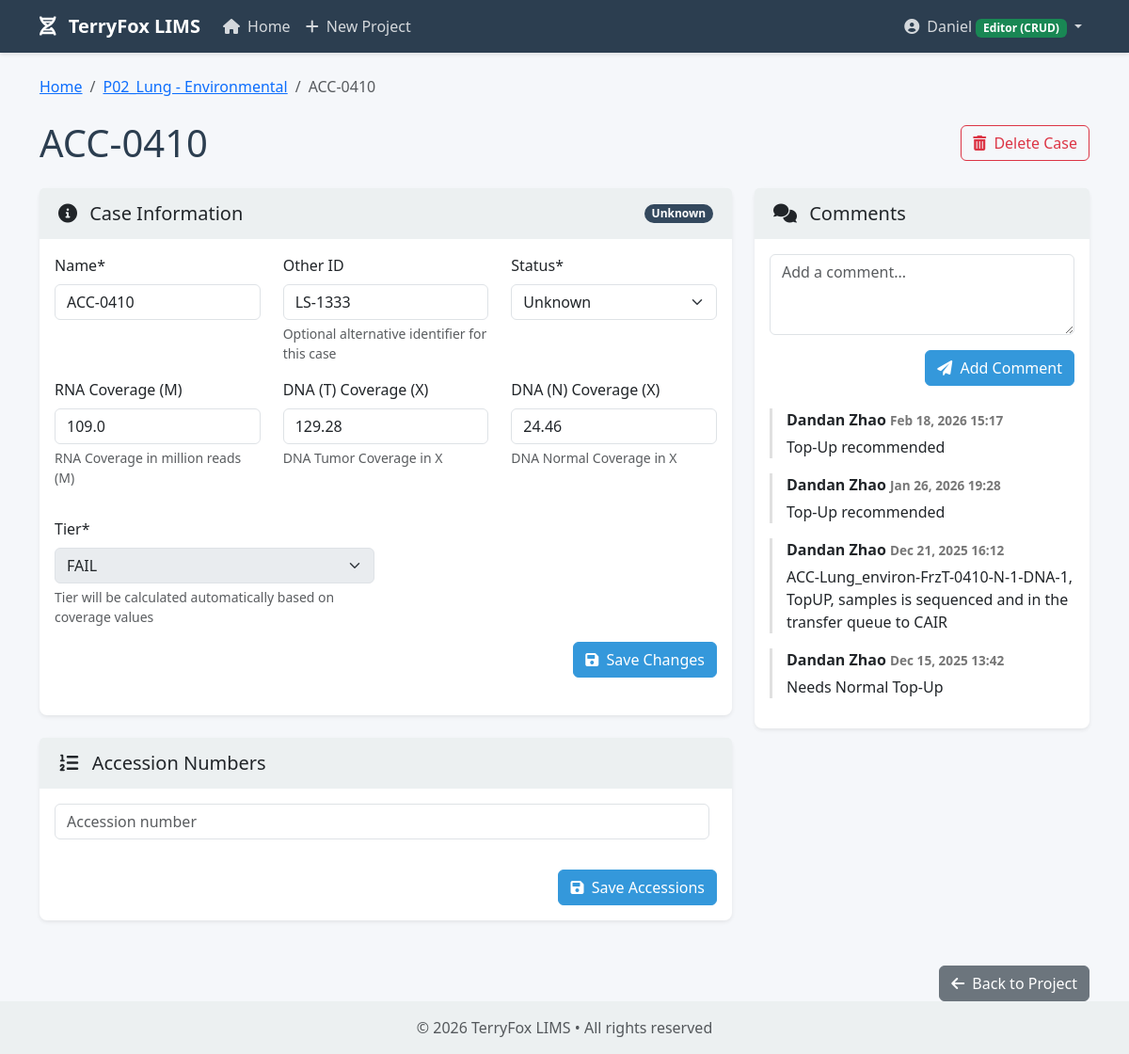
Screenshot of /cases/355/ (signed in) with the database file from the repository.
### core/models.py (models this page shows, shortened)
class Project(models.Model):
    name = models.CharField(max_length=255)
    description = models.TextField(blank=True)
    project_lead = models.ForeignKey(
        ProjectLead,
        on_delete=models.SET_NULL,
        null=True,
        blank=True,
        related_name='projects',
        verbose_name=_('Project Lead')
    )
    created_at = models.DateTimeField(auto_now_add=True)
    updated_at = models.DateTimeField(auto_now=True)
    created_by = models.ForeignKey(User, on_delete=models.CASCADE, related_name='created_projects')

class Case(models.Model):
    STATUS_CREATED = 'created'
    STATUS_RECEIVED = 'received'
    STATUS_INCOMPLETE = 'incomplete'
    STATUS_UNKNOWN = 'unknown'
    STATUS_LIBRARY_PREPPED = 'library_prepped'
    STATUS_SEQUENCED = 'sequenced'
    STATUS_TRANSFERRED = 'transferred_to_nfl'
    STATUS_BIOINFO = 'bioinfo_analysis'
    STATUS_COMPLETED = 'completed'
    STATUS_CHOICES = [
        (STATUS_CREATED, _('Created')),
        (STATUS_RECEIVED, _('Received')),
        (STATUS_INCOMPLETE, _('Incomplete')),
        (STATUS_UNKNOWN, _('Unknown')),
        (STATUS_LIBRARY_PREPPED, _('Library Prepped')),
        (STATUS_SEQUENCED, _('Sequenced')),
        (STATUS_TRANSFERRED, _('Transferred to NFL')),
        (STATUS_BIOINFO, _('Bioinfo Analysis')),
        (STATUS_COMPLETED, _('Completed')),
    ]
    TIER_A = 'A'
    TIER_B = 'B'
    TIER_FA = 'FAIL'
    TIER_CHOICES = [
        (TIER_A, _('A')),
        (TIER_B, _('B')),
        (TIER_FA, _('FAIL')),
    ]
    project = models.ForeignKey(Project, on_delete=models.CASCADE, related_name='cases')
    name = models.CharField(max_length=255)
    other_id = models.CharField(max_length=255, blank=True, null=True, verbose_name=_('Other ID'))
    status = models.CharField(max_length=50, choices=STATUS_CHOICES, default=STATUS_RECEIVED)
    rna_coverage = models.FloatField(null=True, blank=True, verbose_name=_('RNA Coverage (M)'))
    dna_t_coverage = models.FloatField(null=True, blank=True, verbose_name=_('DNA (T) Coverage (X)'))
    dna_n_coverage = models.FloatField(null=True, blank=True, verbose_name=_('DNA (N) Coverage (X)'))
    tier = models.CharField(max_length=4, choices=TIER_CHOICES, default=TIER_A)
    created_at = models.DateTimeField(auto_now_add=True)
    updated_at = models.DateTimeField(auto_now=True)

class Comment(models.Model):
    case = models.ForeignKey(Case, on_delete=models.CASCADE, related_name='comments')
    text = models.TextField()
    user = models.ForeignKey(User, on_delete=models.CASCADE)
    created_at = models.DateTimeField(auto_now_add=True)

### core/views.py (the view, shortened to what this page needs)
# urls.py: path('cases/<int:case_id>/', views.case_detail, name='case_detail'),
@login_required
def case_detail(request, case_id):
    case = get_object_or_404(Case, id=case_id)
    comments = case.comments.all().order_by('-created_at')
    accessions = case.accessions.all()
    can_edit = request.user.groups.filter(name='editor').exists() or request.user.is_superuser
    comment_form = None
    case_form = None
    accession_formset = None
    if can_edit:
        if comment_form is None:
            comment_form = CommentForm()
        if case_form is None:
            case_form = CaseForm(instance=case)
        if accession_formset is None:
            accession_formset = AccessionFormSet(instance=case)
    return render(request, 'core/case_detail.html', {
        'case': case,
        'project': case.project,
        'comments': comments,
        'accessions': accessions,
        'can_edit': can_edit,
        'comment_form': comment_form,
        'case_form': case_form,
        'accession_formset': accession_formset,
    })

### core/forms.py
class CommentForm(forms.ModelForm):
    class Meta:
        model = Comment
        fields = ['text']
        widgets = {
            'text': forms.Textarea(attrs={'class': 'form-control', 'rows': 3, 'placeholder': _('Add a comment...')}),
        }
        labels = {
            'text': '',
        }

### templates/core/case_detail.html (shortened to what this page needs)
{% extends 'base.html' %}
{% load crispy_forms_tags %}
{% block content %}
<nav aria-label="breadcrumb" class="mb-4">
    <ol class="breadcrumb">
        <li class="breadcrumb-item"><a href="{% url 'home' %}">Home</a></li>
        <li class="breadcrumb-item"><a href="{% url 'project_detail' project_id=project.id %}">{{ project.name }}</a></li>
        <li class="breadcrumb-item active">{{ case.name }}</li>
    </ol>
</nav>
<div class="d-flex justify-content-between align-items-center mb-4">
    <h1 class="mb-0">{{ case.name }}</h1>
    <div>
        {% if can_edit %}
        <a href="{% url 'case_delete' case_id=case.id %}" class="btn btn-outline-danger">
            <i class="fas fa-trash-alt me-1"></i> Delete Case
        </a>
        {% endif %}
    </div>
</div>
<div class="row">
    <div class="col-lg-8 mb-4">
        <div class="card shadow-sm mb-4">
            <div class="card-header">
                <div class="d-flex justify-content-between align-items-center">
                    <h5 class="mb-0"><i class="fas fa-info-circle me-2"></i> Case Information</h5>
                    <span class="badge badge-{{ case.status }} rounded-pill">{{ case.get_status_display }}</span>
                </div>
            </div>
            <div class="card-body">
                {% if can_edit %}
                <form method="post" class="mb-4">
                    <div class="row">
                        <div class="col-md-4">
                            {{ case_form.name|as_crispy_field }}
                        </div>
                        <div class="col-md-4">
                            {{ case_form.other_id|as_crispy_field }}
                        </div>
                        <div class="col-md-4">
                            {{ case_form.status|as_crispy_field }}
                        </div>
                    </div>
                    <div class="row mb-3">
                        <div class="col-md-4">
                            {{ case_form.rna_coverage|as_crispy_field }}
                        </div>
                        <div class="col-md-4">
                            {{ case_form.dna_t_coverage|as_crispy_field }}
                        </div>
                        <div class="col-md-4">
                            {{ case_form.dna_n_coverage|as_crispy_field }}
                        </div>
                    </div>
                    <div class="row">
                        <div class="col-md-6">
                            {{ case_form.tier|as_crispy_field }}
                        </div>
                    </div>
                    <div class="text-end">
                        <button type="submit" class="btn btn-primary">
                            <i class="fas fa-save me-1"></i> Save Changes
                        </button>
                    </div>
                </form>
                {% endif %}
            </div>
        </div>
        <div class="card shadow-sm mb-4">
            <div class="card-header">
                <h5 class="mb-0"><i class="fas fa-list-ol me-2"></i> Accession Numbers</h5>
            </div>
            <div class="card-body">
                {% if can_edit %}
                <form method="post">
                    <div id="accession-forms">
                        {% for form in accession_formset %}
                            <div class="accession-form mb-2 {% if form.instance.pk %}border-start border-primary ps-2{% endif %}">
                                <div class="d-flex">
                                    <div class="flex-grow-1">
                                        {{ form.accession_number|as_crispy_field }}
                                    </div>
                                </div>
                            </div>
                        {% endfor %}
                    </div>
                    <div class="text-end mt-3">
                        <button type="submit" class="btn btn-primary">
                            <i class="fas fa-save me-1"></i> Save Accessions
                        </button>
                    </div>
                </form>
                {% endif %}
            </div>
        </div>
    </div>
    <div class="col-lg-4 mb-4">
        <div class="card shadow-sm mb-4">
            <div class="card-header">
                <h5 class="mb-0"><i class="fas fa-comments me-2"></i> Comments</h5>
            </div>
            <div class="card-body">
                {% if can_edit %}
                <form method="post" class="mb-4">
                    {{ comment_form|crispy }}
                    <div class="text-end">
                        <button type="submit" class="btn btn-primary">
                            <i class="fas fa-paper-plane me-1"></i> Add Comment
                        </button>
                    </div>
                </form>
                {% endif %}
                <div class="comments-container">
                    {% if comments %}
                        {% for comment in comments %}
                        <div class="comment mb-3">
                            <div class="comment-header">
                                <span>{{ comment.user.get_full_name|default:comment.user.username }}</span>
                                <span class="comment-time">{{ comment.created_at|date:"M d, Y H:i" }}</span>
                            </div>
                            <div class="comment-body">
                                {{ comment.text|linebreaks }}
                            </div>
                        </div>
                        {% endfor %}
                    {% else %}
                        <p class="text-muted">No comments yet.</p>
                    {% endif %}
                </div>
            </div>
        </div>
    </div>
</div>
<div class="text-end">
    <a href="{% url 'project_detail' project_id=project.id %}" class="btn btn-secondary">
        <i class="fas fa-arrow-left me-1"></i> Back to Project
    </a>
</div>
{% endblock %}

### templates/base.html (shortened to what this page needs)
<!DOCTYPE html>
<html lang="en">
<head>
    <link href="https://cdn.jsdelivr.net/npm/bootstrap@5.3.0/dist/css/bootstrap.min.css" rel="stylesheet">
    <link rel="stylesheet" href="https://cdnjs.cloudflare.com/ajax/libs/font-awesome/6.0.0/css/all.min.css">
</head>
<body>
    <nav class="navbar navbar-expand-lg navbar-dark bg-dark mb-4">
        <div class="container">
            <a class="navbar-brand" href="{% url 'home' %}">
                <i class="fas fa-dna me-2"></i> TerryFox LIMS
            </a>
            <div class="collapse navbar-collapse" id="navbarNav">
                <ul class="navbar-nav me-auto">
                    <li class="nav-item">
                        <a class="nav-link" href="{% url 'home' %}">
                            <i class="fas fa-home me-1"></i> Home
                        </a>
                    </li>
                    {% if user.is_superuser or user.groups.all.0.name == 'editor' %}
                    <li class="nav-item">
                        <a class="nav-link" href="{% url 'project_create' %}">
                            <i class="fas fa-plus me-1"></i> New Project
                        </a>
                    </li>
                    {% endif %}
                </ul>
                <ul class="navbar-nav">
                    {% if user.is_authenticated %}
                    <li class="nav-item dropdown">
                        <a class="nav-link dropdown-toggle" href="#" id="userDropdown" role="button" data-bs-toggle="dropdown">
                            <i class="fas fa-user-circle me-1"></i> {{ user.username }}
                            {% if user.is_superuser %}
                                <span class="badge bg-danger">Admin</span>
                            {% elif user.groups.all.0.name == 'viewer' %}
                                <span class="badge bg-primary">Viewer (Read Only)</span>
                            {% elif user.groups.all.0.name == 'editor' %}
                                <span class="badge bg-success">Editor (CRUD)</span>
                            {% endif %}
                        </a>
                    </li>
                    {% else %}
                    <li class="nav-item">
                        <a class="nav-link" href="{% url 'login' %}">
                            <i class="fas fa-sign-in-alt me-1"></i> Login
                        </a>
                    </li>
                    {% endif %}
                </ul>
            </div>
        </div>
    </nav>
    <div class="container">
        {% block content %}{% endblock %}
    </div>
    <footer class="footer mt-auto py-3">
        <div class="container text-center">
            <span class="text-muted">© {% now "Y" %} TerryFox LIMS • All rights reserved</span>
        </div>
    </footer>
</body>
</html>

### templates/base.html (style rules this page uses)
:root { --primary-color: #2c3e50; --secondary-color: #3498db; --accent-color: #e74c3c; --light-color: #ecf0f1; --dark-color: #2c3e50; }
body { font-family: 'Segoe UI', Tahoma, Geneva, Verdana, sans-serif; background-color: #f5f7fa; color: var(--dark-color); }
.navbar { background-color: var(--primary-color) !important; box-shadow: 0 2px 4px rgba(0, 0, 0, 0.1); }
.navbar-brand { font-weight: bold; color: white !important; }
.nav-link { color: rgba(255, 255, 255, 0.8) !important; transition: color 0.3s; }
.card { border: none; border-radius: 8px; box-shadow: 0 4px 8px rgba(0, 0, 0, 0.1); transition: transform 0.3s, box-shadow 0.3s; margin-bottom: 20px; }
.card-header { background-color: var(--light-color); border-bottom: none; font-weight: bold; padding: 15px 20px; }
.btn-primary { background-color: var(--secondary-color); border-color: var(--secondary-color); }
.footer { background-color: var(--light-color); padding: 20px 0; margin-top: 40px; }
.badge-unknown { background-color: #34495e; color: white; }
.comment { border-left: 3px solid #e0e0e0; padding-left: 15px; margin-bottom: 15px; }
.comment-header { font-weight: bold; margin-bottom: 5px; }
.comment-time { font-size: 0.85rem; color: #777; }

### rows the page displays
Project: name "P02_Lung - Environmental"
Case: name "ACC-0410", status "Unknown", other_id "LS-1333", rna_coverage "109.0", dna_t_coverage "129.28", dna_n_coverage "24.46", tier "FAIL"
Comment: user.get_full_name "Dandan Zhao", created_at "Feb 18, 2026 15:17", text "Top-Up recommended"
Comment: user.get_full_name "Dandan Zhao", created_at "Jan 26, 2026 19:28", text "Top-Up recommended"
Comment: user.get_full_name "Dandan Zhao", created_at "Dec 21, 2025 16:12", text "ACC-Lung_environ-FrzT-0410-N-1-DNA-1, TopUP, samples is sequenced and in the transfer queue to CAIR"
Comment: user.get_full_name "Dandan Zhao", created_at "Dec 15, 2025 13:42", text "Needs Normal Top-Up"

### other values shown
{{ user.username }} "Daniel"
